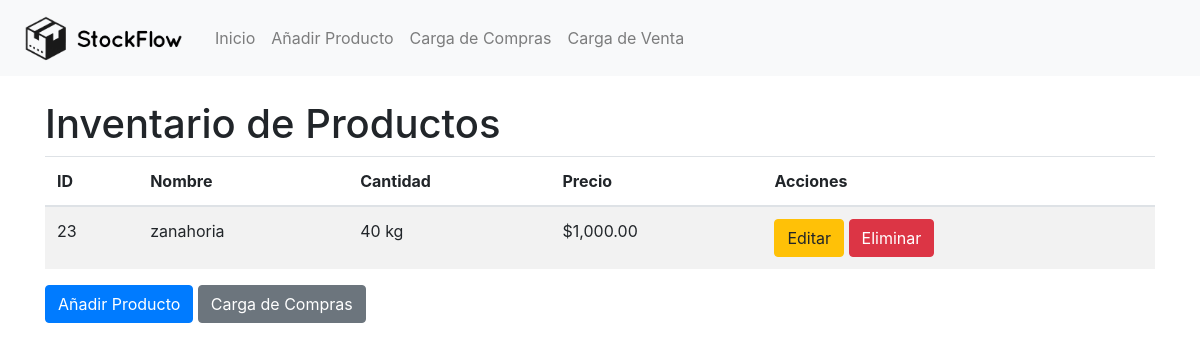
Before: / with the older database file.
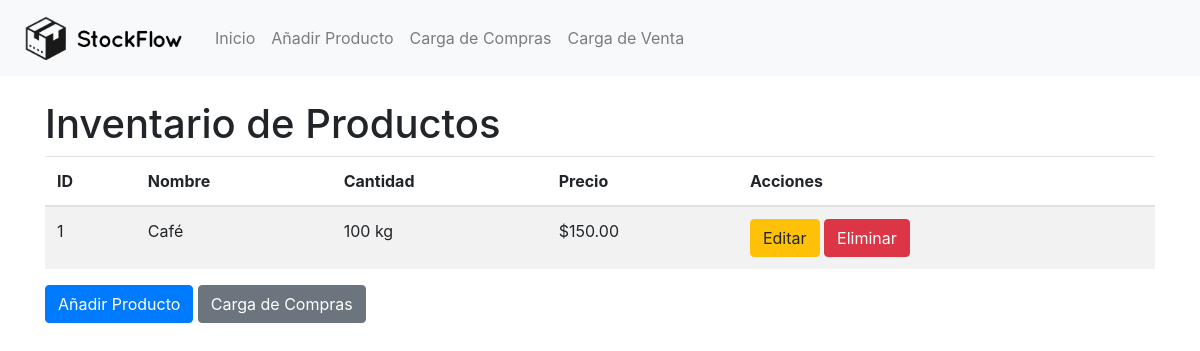
After: the same page with the newer database file.
### tables this page shows
CREATE TABLE productos (
        id INTEGER PRIMARY KEY AUTOINCREMENT,
        nombre TEXT,
        cantidad INTEGER,
        precio REAL,
        unidad_medida TEXT DEFAULT 'unidades'
    );

### app.py (the view)
@app.route('/')
def index():
    productos = get_productos()
    return render_template('index.html', productos=productos)

### app.py (called while the page is built)
def get_db():
    if 'db' not in g:
        g.db = sqlite3.connect('inventario.db')
        g.db.row_factory = sqlite3.Row
    return g.db

def get_productos():
    db = get_db()
    c = db.cursor()
    c.execute("SELECT * FROM productos")
    rows = c.fetchall()
    productos = [dict(row) for row in rows]
    return productos

### templates/index.html (shortened to what this page needs)
{% extends "base.html" %}
{% block content %}
    <h1>Inventario de Productos</h1>
    <table class="table table-striped">
        <thead>
            <tr>
                <th>ID</th>
                <th>Nombre</th>
                <th>Cantidad</th>
                <th>Precio</th>
                <th>Acciones</th>
            </tr>
        </thead>
        <tbody>
            {% for producto in productos %}
            <tr>
                <td>{{ producto['id'] }}</td>
                <td>{{ producto['nombre'] }}</td>
                <td>{{ "{:,}".format(producto['cantidad']) }} {{ 'unidades' if producto['unidad_medida'] == 'unidad' else producto['unidad_medida'] }}</td>
                <td>${{ "{:,.2f}".format(producto['precio']) }}</td>
                <td>
                    <a href="{{ url_for('edit_product', id=producto['id']) }}" class="btn btn-warning">Editar</a>
                    <form action="{{ url_for('delete_product', id=producto['id']) }}" method="post" style="display:inline;">
                        <button type="submit" class="btn btn-danger">Eliminar</button>
                    </form>
                </td>
            </tr>
            {% endfor %}
        </tbody>
    </table>
    <div class="mt-3">
        <a href="{{ url_for('add_product') }}" class="btn btn-primary">Añadir Producto</a>
        <a href="{{ url_for('carga_compras') }}" class="btn btn-secondary">Carga de Compras</a>
    </div>
{% endblock %}

Changed rows visible on the page:
removed productos: id "23", nombre "zanahoria", cantidad "40", unidad_medida "kg", precio "1,000.00"
added productos: id "1", nombre "Café", cantidad "100", unidad_medida "kg", precio "150.00"
